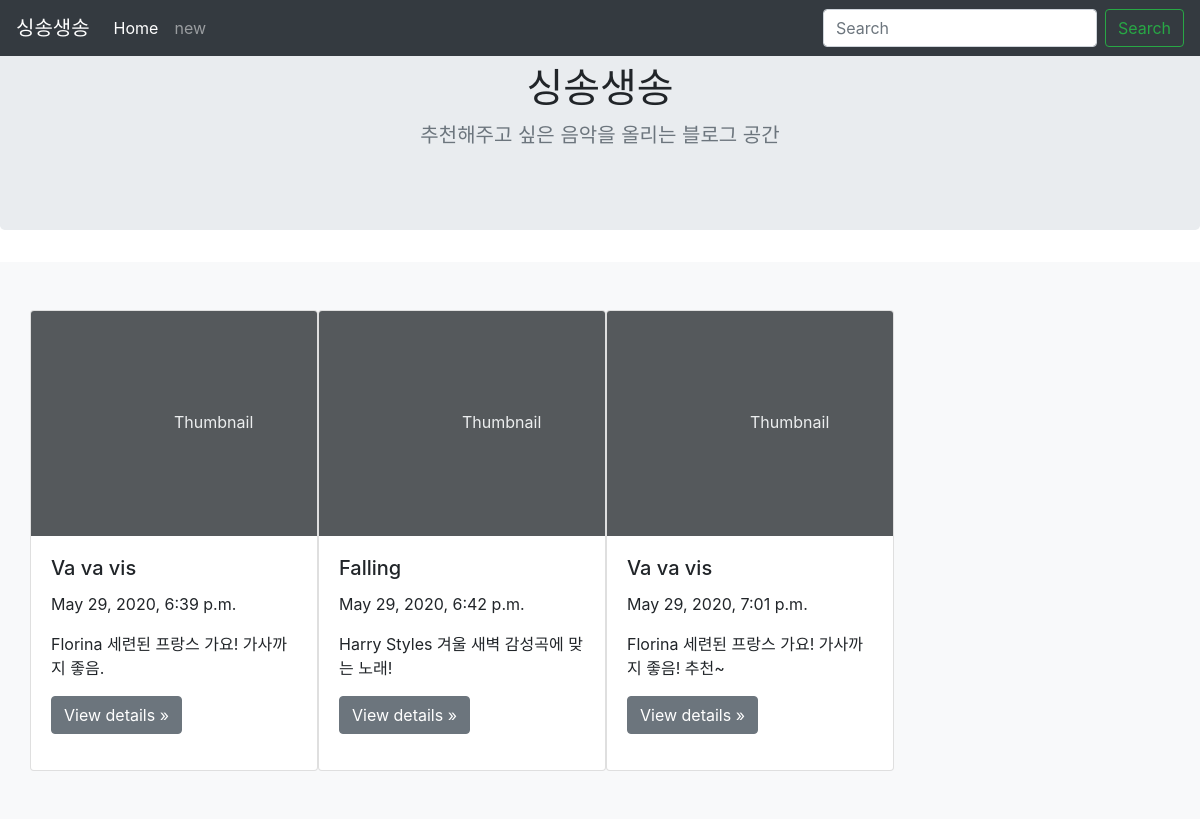
The page / on the database its author committed.
### blogapp/models.py (models this page shows, shortened)
class Blog(models.Model):
    title = models.CharField(max_length=200)
    pub_date = models.DateTimeField('date published')
    body = models.TextField()
    def summary(self):
        return self.body[:100]

### blogapp/views.py (the view)
# urls.py: 2. Add a URL to urlpatterns:  path('', views.home, name='home')
def home(request):
    blogs = Blog.objects
    return render(request, 'home.html', {'blogs': blogs})

### blogapp/templates/home.html
{% extends 'base.html' %}
{% block content %}
<section class="jumbotron text-center">
    <div class="container">
      <h1>싱송생송</h1>
      <p class="lead text-muted">추천해주고 싶은 음악을 올리는 블로그 공간</p>
    </div>
  </section>
<div class="album py-5 bg-light">
    <div class = "container">
        <div class="row">
            {% for blog in blogs.all %}
            <div class="card" style="width: 18rem;">
                <svg class="bd-placeholder-img card-img-top" width="100%" height="225" xmlns="http://www.w3.org/2000/svg" preserveAspectRatio="xMidYMid slice" focusable="false" role="img" aria-label="Placeholder: Thumbnail"><title>Placeholder</title><rect width="100%" height="100%" fill="#55595c"/><text x="50%" y="50%" fill="#eceeef" dy=".3em">Thumbnail</text></svg>
                 <div class="card-body">
                  <h5 class="card-title">{{blog.title}}</h5>
                  <p class="card-text">{{blog.pub_date}}</p>
                  <p class="card-text">{{blog.summary}}</p>
                  <p><a class="btn btn-secondary" href="{%url 'detail' blog.id%}" role="button">View details &raquo;</a></p>
                </div>
            </div>
            {% endfor %}
        </div>
    </div>
</div>
{% endblock %}

### blogapp/templates/base.html (shortened to what this page needs)
<!DOCTYPE html>
<html>
        <link rel="stylesheet" href="https://stackpath.bootstrapcdn.com/bootstrap/4.5.0/css/bootstrap.min.css">
    <body>
        <nav class="navbar navbar-expand-md navbar-dark fixed-top bg-dark">
            <a class="navbar-brand" href="#">싱송생송</a>
            <div class="collapse navbar-collapse" id="navbarSupportedContent">
              <ul class="navbar-nav mr-auto">
                <li class="nav-item active">
                  <a class="nav-link" href="{% url 'home'%}">Home <span class="sr-only">(current)</span></a>
                </li>
                <li class="nav-item">
                  <a class="nav-link" href="{%url 'new' %}">new</a>
                </li>
              </ul>
              <form class="form-inline my-2 my-lg-0">
                <input class="form-control mr-sm-2" type="search" placeholder="Search" aria-label="Search">
                <button class="btn btn-outline-success my-2 my-sm-0" type="submit">Search</button>
              </form>
            </div>
          </nav>
          {% block content %}
          {% endblock %}
    </body>
</html>

### rows shown on the page
Blog: title "Va va vis", pub_date "May 29, 2020, 6:39 p.m.", summary "Florina 세련된 프랑스 가요! 가사까지 좋음."
Blog: title "Falling", pub_date "May 29, 2020, 6:42 p.m.", summary "Harry Styles 겨울 새벽 감성곡에 맞는 노래!"
Blog: title "Va va vis", pub_date "May 29, 2020, 7:01 p.m.", summary "Florina 세련된 프랑스 가요! 가사까지 좋음! 추천~"
